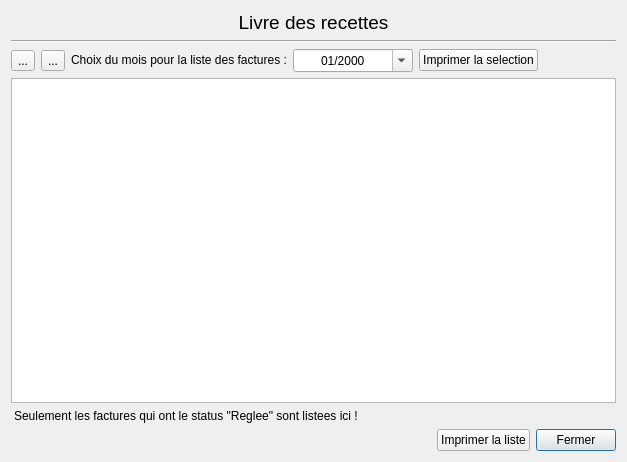
<?xml version="1.0" encoding="UTF-8"?>
<ui version="4.0">
 <class>DialogInvoiceList</class>
 <widget class="QDialog" name="DialogInvoiceList">
  <property name="geometry">
   <rect>
    <x>0</x>
    <y>0</y>
    <width>627</width>
    <height>462</height>
   </rect>
  </property>
  <property name="windowTitle">
   <string>Livre des recettes</string>
  </property>
  <property name="windowIcon">
   <iconset resource="../ressources.qrc">
    <normaloff>:/app/logo</normaloff>:/app/logo</iconset>
  </property>
  <layout class="QVBoxLayout" name="verticalLayout_2">
   <item>
    <layout class="QVBoxLayout" name="verticalLayout">
     <item>
      <widget class="QLabel" name="label">
       <property name="text">
        <string>&lt;!DOCTYPE HTML PUBLIC &quot;-//W3C//DTD HTML 4.0//EN&quot; &quot;http://www.w3.org/TR/REC-html40/strict.dtd&quot;&gt;
&lt;html&gt;&lt;head&gt;&lt;meta name=&quot;qrichtext&quot; content=&quot;1&quot; /&gt;&lt;style type=&quot;text/css&quot;&gt;
p, li { white-space: pre-wrap; }
&lt;/style&gt;&lt;/head&gt;&lt;body style=&quot; font-family:'MS Shell Dlg 2'; font-size:8.25pt; font-weight:400; font-style:normal;&quot;&gt;
&lt;p style=&quot; margin-top:0px; margin-bottom:0px; margin-left:0px; margin-right:0px; -qt-block-indent:0; text-indent:0px;&quot;&gt;&lt;span style=&quot; font-size:14pt;&quot;&gt;Livre des recettes&lt;/span&gt;&lt;/p&gt;&lt;/body&gt;&lt;/html&gt;</string>
       </property>
       <property name="alignment">
        <set>Qt::AlignCenter</set>
       </property>
      </widget>
     </item>
     <item>
      <widget class="Line" name="line">
       <property name="orientation">
        <enum>Qt::Horizontal</enum>
       </property>
      </widget>
     </item>
     <item>
      <layout class="QHBoxLayout" name="horizontalLayout">
       <item>
        <widget class="QToolButton" name="toolButton_selAll">
         <property name="toolTip">
          <string>Selectionner tout</string>
         </property>
         <property name="text">
          <string>...</string>
         </property>
         <property name="icon">
          <iconset resource="../ressources.qrc">
           <normaloff>:/app/ok</normaloff>:/app/ok</iconset>
         </property>
        </widget>
       </item>
       <item>
        <widget class="QToolButton" name="toolButton_unSel">
         <property name="toolTip">
          <string>Deselectionner tout</string>
         </property>
         <property name="text">
          <string>...</string>
         </property>
         <property name="icon">
          <iconset resource="../ressources.qrc">
           <normaloff>:/app/quit</normaloff>:/app/quit</iconset>
         </property>
        </widget>
       </item>
       <item>
        <widget class="QLabel" name="label_2">
         <property name="text">
          <string>&lt;html&gt;&lt;head/&gt;&lt;body&gt;&lt;p&gt;Choix du mois pour la liste des factures :&lt;/p&gt;&lt;/body&gt;&lt;/html&gt;</string>
         </property>
        </widget>
       </item>
       <item>
        <widget class="QDateEdit" name="dateEdit">
         <property name="minimumSize">
          <size>
           <width>120</width>
           <height>0</height>
          </size>
         </property>
         <property name="alignment">
          <set>Qt::AlignCenter</set>
         </property>
         <property name="displayFormat">
          <string>MM/yyyy</string>
         </property>
         <property name="calendarPopup">
          <bool>true</bool>
         </property>
        </widget>
       </item>
       <item>
        <widget class="QPushButton" name="pushButton_printAll">
         <property name="text">
          <string>Imprimer la selection</string>
         </property>
         <property name="icon">
          <iconset resource="../ressources.qrc">
           <normaloff>:/app/print</normaloff>:/app/print</iconset>
         </property>
        </widget>
       </item>
       <item>
        <spacer name="horizontalSpacer">
         <property name="orientation">
          <enum>Qt::Horizontal</enum>
         </property>
         <property name="sizeHint" stdset="0">
          <size>
           <width>40</width>
           <height>20</height>
          </size>
         </property>
        </spacer>
       </item>
      </layout>
     </item>
     <item>
      <widget class="QTableWidget" name="tableWidget_Invoices"/>
     </item>
    </layout>
   </item>
   <item>
    <widget class="QLabel" name="label_Information">
     <property name="text">
      <string>&lt;!DOCTYPE HTML PUBLIC &quot;-//W3C//DTD HTML 4.0//EN&quot; &quot;http://www.w3.org/TR/REC-html40/strict.dtd&quot;&gt;
&lt;html&gt;&lt;head&gt;&lt;meta name=&quot;qrichtext&quot; content=&quot;1&quot; /&gt;&lt;style type=&quot;text/css&quot;&gt;
p, li { white-space: pre-wrap; }
&lt;/style&gt;&lt;/head&gt;&lt;body style=&quot; font-family:'MS Shell Dlg 2'; font-size:8pt; font-weight:400; font-style:normal;&quot;&gt;
&lt;p style=&quot; margin-top:0px; margin-bottom:0px; margin-left:0px; margin-right:0px; -qt-block-indent:0; text-indent:0px;&quot;&gt;&lt;img src=&quot;:/app/help&quot; width=&quot;24&quot; height=&quot;24&quot; /&gt; &lt;span style=&quot; font-size:9pt;&quot;&gt;Seulement les factures qui ont le status &amp;quot;Reglee&amp;quot; sont listees ici !&lt;/span&gt;&lt;/p&gt;&lt;/body&gt;&lt;/html&gt;</string>
     </property>
    </widget>
   </item>
   <item>
    <layout class="QHBoxLayout" name="horizontalLayout_2">
     <item>
      <spacer name="horizontalSpacer_2">
       <property name="orientation">
        <enum>Qt::Horizontal</enum>
       </property>
       <property name="sizeHint" stdset="0">
        <size>
         <width>40</width>
         <height>20</height>
        </size>
       </property>
      </spacer>
     </item>
     <item>
      <widget class="QPushButton" name="pushButton_print">
       <property name="text">
        <string>Imprimer la liste</string>
       </property>
       <property name="icon">
        <iconset resource="../ressources.qrc">
         <normaloff>:/app/print</normaloff>:/app/print</iconset>
       </property>
      </widget>
     </item>
     <item>
      <widget class="QPushButton" name="pushButton_ok">
       <property name="text">
        <string>Fermer</string>
       </property>
       <property name="default">
        <bool>true</bool>
       </property>
      </widget>
     </item>
    </layout>
   </item>
  </layout>
 </widget>
 <resources>
  <include location="../ressources.qrc"/>
 </resources>
 <connections/>
</ui>
